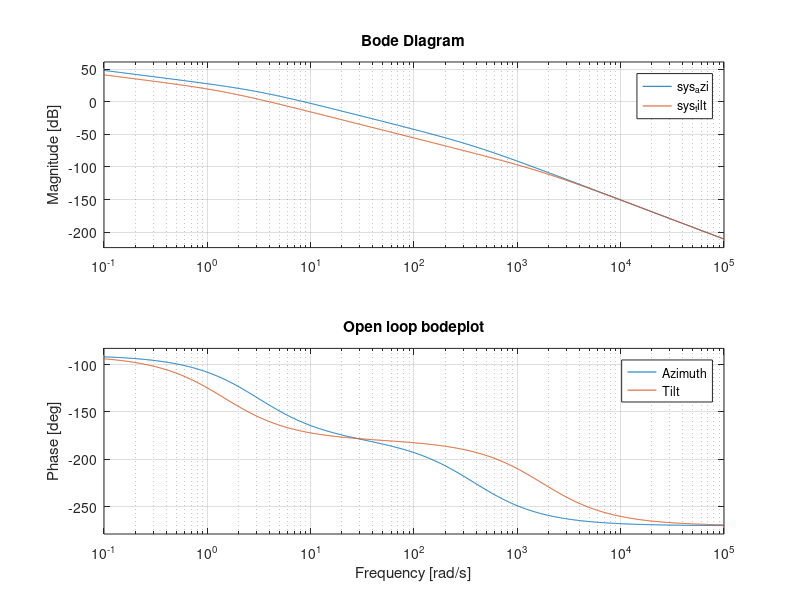

MATLAB code for this plot: (Note: this script raises an error after producing the figure.)
%% bodeplot
clc
close all;
clear all;

s=tf('s');
sys_azi=24.83*(17.63*10^3)/(s*((7.73*s+3.97)*(724.31+1.88*s)+17.63*810.90));
sys_tilt=4.32*(404.91* 10^3)/(s*((15.44*s + 5.16)*(6.73* 10^3 + 3.87*s) + 404.91*285.57));




figure;
bode(sys_azi, sys_tilt)
title('Open loop bodeplot');
legend('Azimuth', 'Tilt');
grid("on");

%% zoomed bodeplot

h=bodeplot(sys_azi, sys_tilt);

%Zoom
axesHandles = findall(h,'type','axes');

magAx = axesHandles(1);
phaseAx = axesHandles(2); 

ylim(magAx, [-40, 40]);
xlim(magAx, [1 15]);
xlim(phaseAx, [1 15]);
ylim(phaseAx, [-180,-90]);
title("Open loop zoomed")
legend('Azimuth', 'Tilt');
grid("on");


%% P-controller
d_azi=24.83;
d_tilt=4.32;

CL_azi=(d_azi*sys_azi)/(1+d_azi*sys_azi);
CL_tilt=(d_tilt*sys_tilt)/(1+d_tilt*sys_tilt);

figure;
step(CL_azi, RespConfig('StepAmplitude', 90));
hold on
t_limits = get(gca, 'XLim'); 
plot(t_limits, [90 90], 'Color', [0.5 0.5 0.5])

title('Closed loop azimuth step response');
legend('Azimuth', 'Target');
grid("on")

hold off

figure;
step(CL_tilt, RespConfig('StepAmplitude', 45));
hold on
t_limits = get(gca, 'XLim'); 
plot(t_limits, [45 45], 'Color', [0.5 0.5 0.5])

title('Closed loop tilt step response');
legend('Tilt', 'Target');
grid("on")

hold off




%% time until accurate within specs - Kindly sponsered by ChatGPT

% --- Tolerancer (grader) ---
tol_azi_deg  = 9.17e-3;     % tolerance for azimuth i grader
tol_tilt_deg = 4.58e-3;      % tolerance for tilt i grader

Amp = 90;                  % step amplitude (grader)

% ============================================================
% Helperfunktion (simpel & sikker i MATLAB)
% ============================================================
function Ts = settling_time(y, t, tol_deg)
    
    y_end = y(end);
    within_tol = abs(y - y_end) <= tol_deg;

    % suffix_all(i) = true hvis alle samples fra i..end ligger indenfor tol
    suffix_all = flipud(cummin(flipud(within_tol)));

    k = find(suffix_all, 1, 'first');
    if isempty(k)
        Ts = NaN;
    else
        Ts = t(k);
    end
end
% ============================================================
% --- AZIMUTH ---
% ============================================================
[y_azi, t_azi] = step(Amp * CL_azi);
Ts_azi = settling_time(y_azi, t_azi, tol_azi_deg);

% ============================================================
% --- TILT ---
% ============================================================
[y_tilt, t_tilt] = step(Amp * CL_tilt);
Ts_tilt = settling_time(y_tilt, t_tilt, tol_tilt_deg);

% ============================================================
% --- Resultater ---
% ============================================================
disp(['Settling time (azi)  to ±' num2str(tol_azi_deg)  ' deg: ' num2str(Ts_azi)  ' s']);
disp(['Settling time (tilt) to ±' num2str(tol_tilt_deg) ' deg: ' num2str(Ts_tilt) ' s']);

% ============================================================
% --- Plot (med korrekte tolerancer) ---
% ============================================================
figure;

subplot(2,1,1)
plot(t_azi, y_azi); hold on
yline(y_azi(end) + tol_azi_deg,'--'); 
yline(y_azi(end) - tol_azi_deg,'--');
xline(Ts_azi,'r--');
title('Azimuth response (deg)'); grid on
legend('y_{azi}','upper tol','lower tol','Ts','Location','best')

subplot(2,1,2)
plot(t_tilt, y_tilt); hold on
yline(y_tilt(end) + tol_tilt_deg,'--'); 
yline(y_tilt(end) - tol_tilt_deg,'--');
xline(Ts_tilt,'r--');
title('Tilt response (deg)'); grid on
legend('y_{tilt}','upper tol','lower tol','Ts','Location','best')
